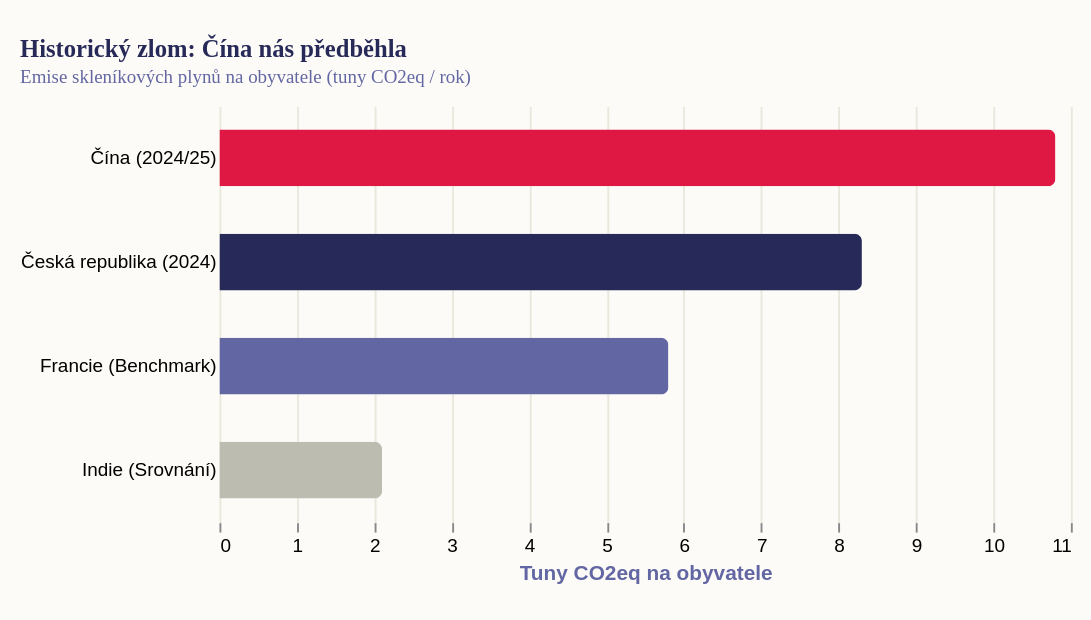

Express this chart as Vega-Lite.
### Vega-Lite specification from a JSON file in a GitHub repository (floating-point values rounded to 4 significant figures)
{"_source": "Zdroj: EDGAR (Emissions Database for Global Atmospheric Research) 2025, Eurostat", "$schema": "https://vega.github.io/schema/vega-lite/v5.json", "description": "Historický zlom: Emise na obyvatele (t CO2eq / os)", "width": 450, "height": 220, "padding": {"top": 20, "left": 10, "right": 10, "bottom": 20}, "autosize": {"type": "pad", "resize": true}, "background": "#fdfbf7", "title": {"text": "Historický zlom: Čína nás předběhla", "subtitle": "Emise skleníkových plynů na obyvatele (tuny CO2eq / rok)", "font": "Roboto Slab", "fontSize": 13, "fontWeight": "bold", "anchor": "start", "color": "#272a59", "subtitleFont": "Work Sans", "subtitleFontSize": 10, "subtitleColor": "#6267a3", "offset": 10}, "data": {"values": [{"cat": "Čína (2024/25)", "val": 10.8, "color": "#de1743"}, {"cat": "Česká republika (2024)", "val": 8.3, "color": "#272a59"}, {"cat": "Francie (Benchmark)", "val": 5.8, "color": "#6267a3"}, {"cat": "Indie (Srovnání)", "val": 2.1, "color": "#bcbcb0"}]}, "mark": {"type": "bar", "tooltip": true, "cornerRadiusEnd": 4, "size": 30}, "encoding": {"y": {"field": "cat", "type": "nominal", "title": null, "sort": "-x", "axis": {"ticks": false, "domain": false}}, "x": {"field": "val", "type": "quantitative", "title": "Tuny CO2eq na obyvatele", "axis": {"gridColor": "#e8e8dc", "domain": false}}, "color": {"field": "color", "type": "nominal", "scale": null}}, "config": {"view": {"stroke": "transparent"}, "title": {"font": "Roboto Slab", "fontWeight": "bold", "fontSize": 13, "anchor": "start", "color": "#272a59", "subtitleFont": "Work Sans", "subtitleFontSize": 10, "subtitleColor": "#6267a3"}, "axis": {"titleColor": "#6267a3"}, "legend": {}}}
